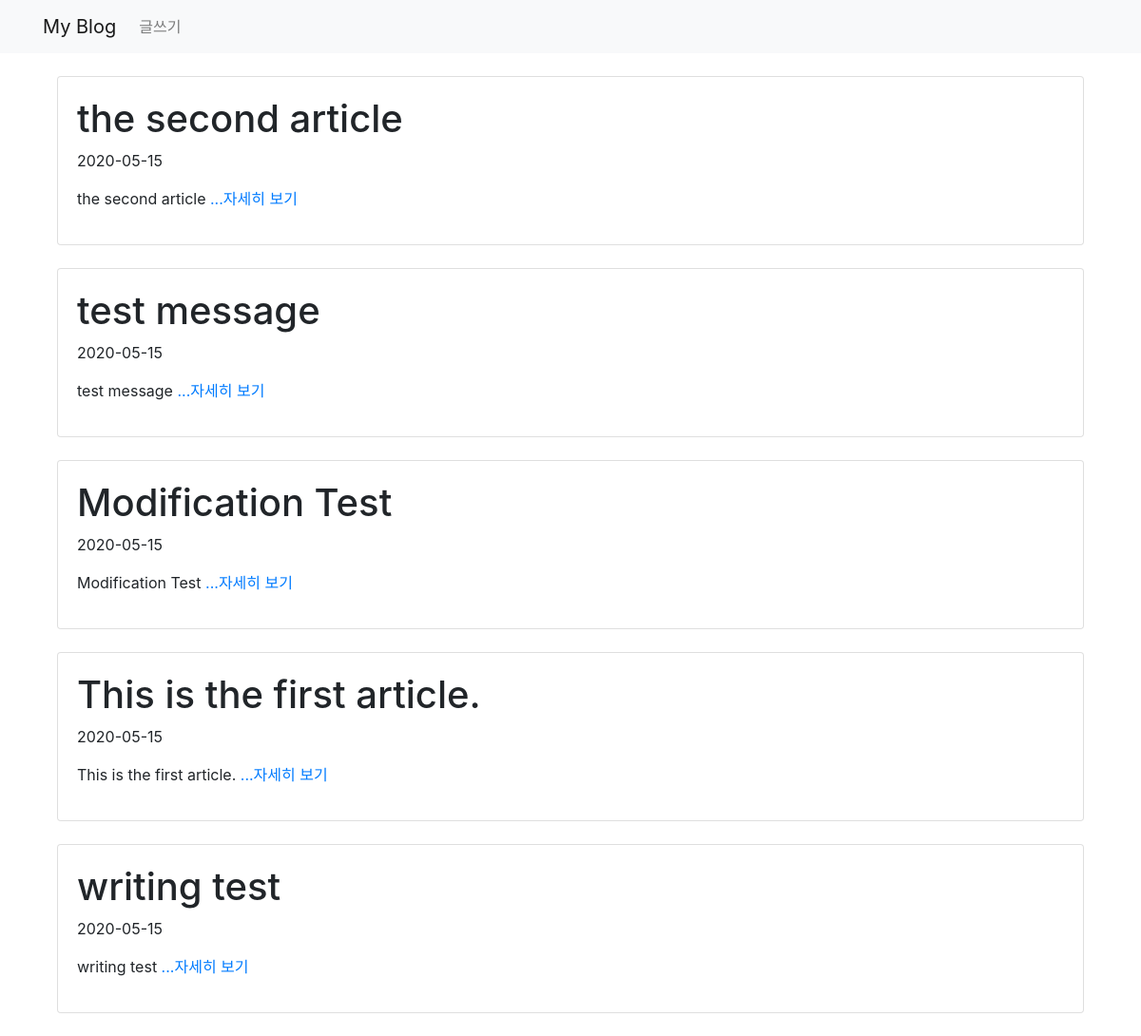
Screenshot of /blog/ with the database file from the repository.
### blog/models.py (models this page shows, shortened)
class Blog(models.Model):
    title = models.CharField(max_length=200)
    pub_date = models.DateTimeField('date published')
    body = models.TextField()
    def summary(self):
        return self.body[:100]

### blog/views.py (the view)
def home(request):
    blogs = Blog.objects.order_by('-id')
    return render(request, 'home.html', {'blogs': blogs})

### blog/templates/home.html
{% extends 'base.html' %}
{% block content %}
      {% for blog in blogs.all %}
      <div class="container">
      <div class="card">
        <div class="card-body">
        <h1>{{ blog.title }}</h1>
        <p>{{ blog.pub_date | date:"Y-m-d" }}</p>
        <p>{{ blog.summary }}<a href="{% url 'detail' blog.id %}"> ...자세히 보기</a></p>
        </div>
      </div>
      </div>
      <br>
      {% endfor %}
{% endblock %}

### blog/templates/base.html (shortened to what this page needs)
<!DOCTYPE html>
<html lang="en" dir="ltr">
  <head>
      <link rel="stylesheet" href="https://stackpath.bootstrapcdn.com/bootstrap/4.4.1/css/bootstrap.min.css">
  </head>
  <body>
    <nav class="navbar navbar-expand-lg navbar-light bg-light">
        <div class="collapse navbar-collapse container" id="navbarSupportedContent">
          <a class="navbar-brand" href="{% url 'home' %}">My Blog</a>
          <ul class="navbar-nav mr-auto">
            <li class="nav-item">
              <a class="nav-link" href="{% url 'create' %}">글쓰기</a>
            </li>
          </ul>
        </div>
    </nav>
    <br>
    <div class="container">
       {% block content %}
       {% endblock %}
     </div>
  </body>
</html>

### rows the page displays
Blog: title "the second article", pub_date "2020-05-15", summary "the second article"
Blog: title "test message", pub_date "2020-05-15", summary "test message"
Blog: title "Modification Test", pub_date "2020-05-15", summary "Modification Test"
Blog: title "This is the first article.", pub_date "2020-05-15", summary "This is the first article."
Blog: title "writing test", pub_date "2020-05-15", summary "writing test"
